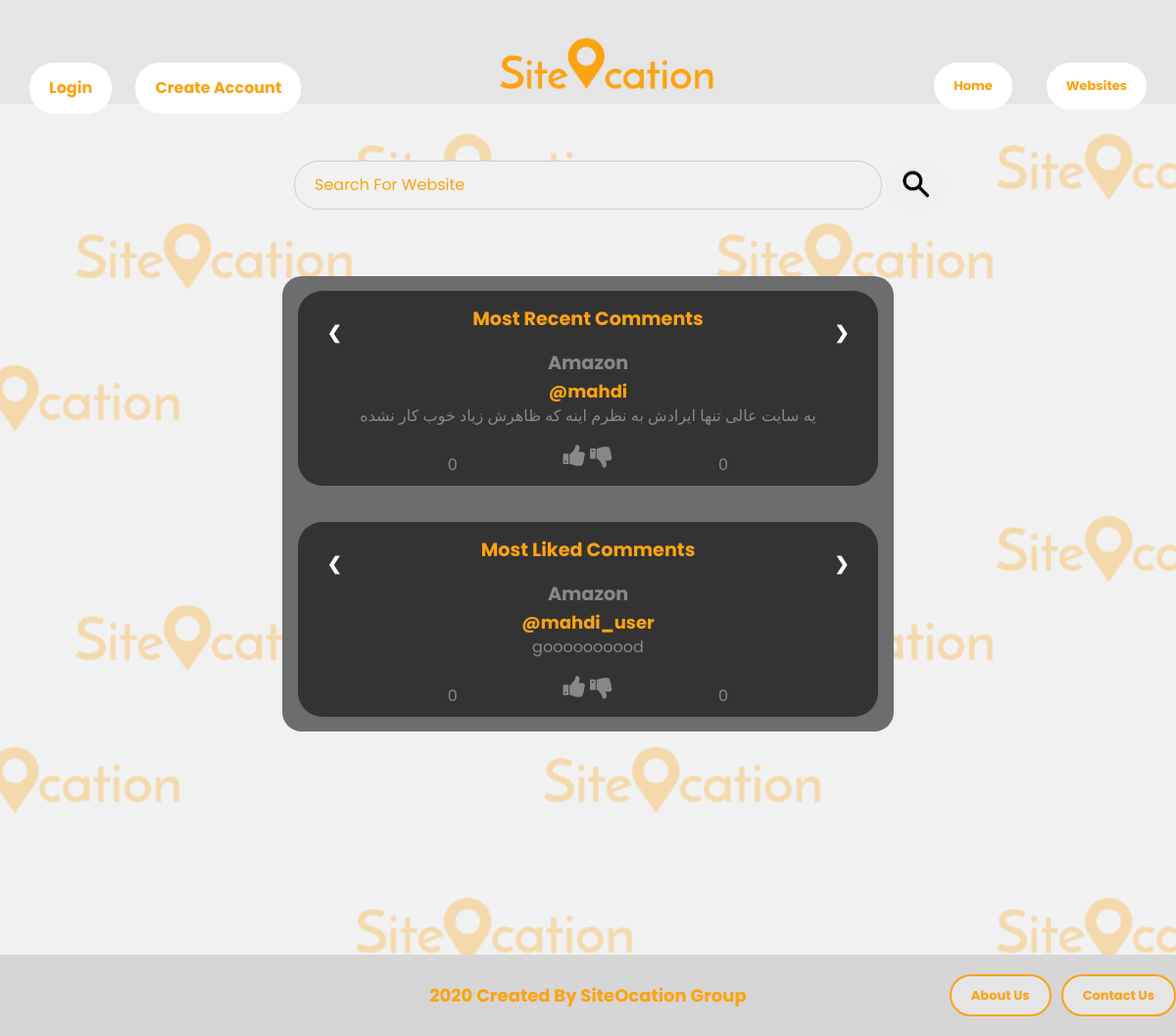
Before: /home/ with the older database file.
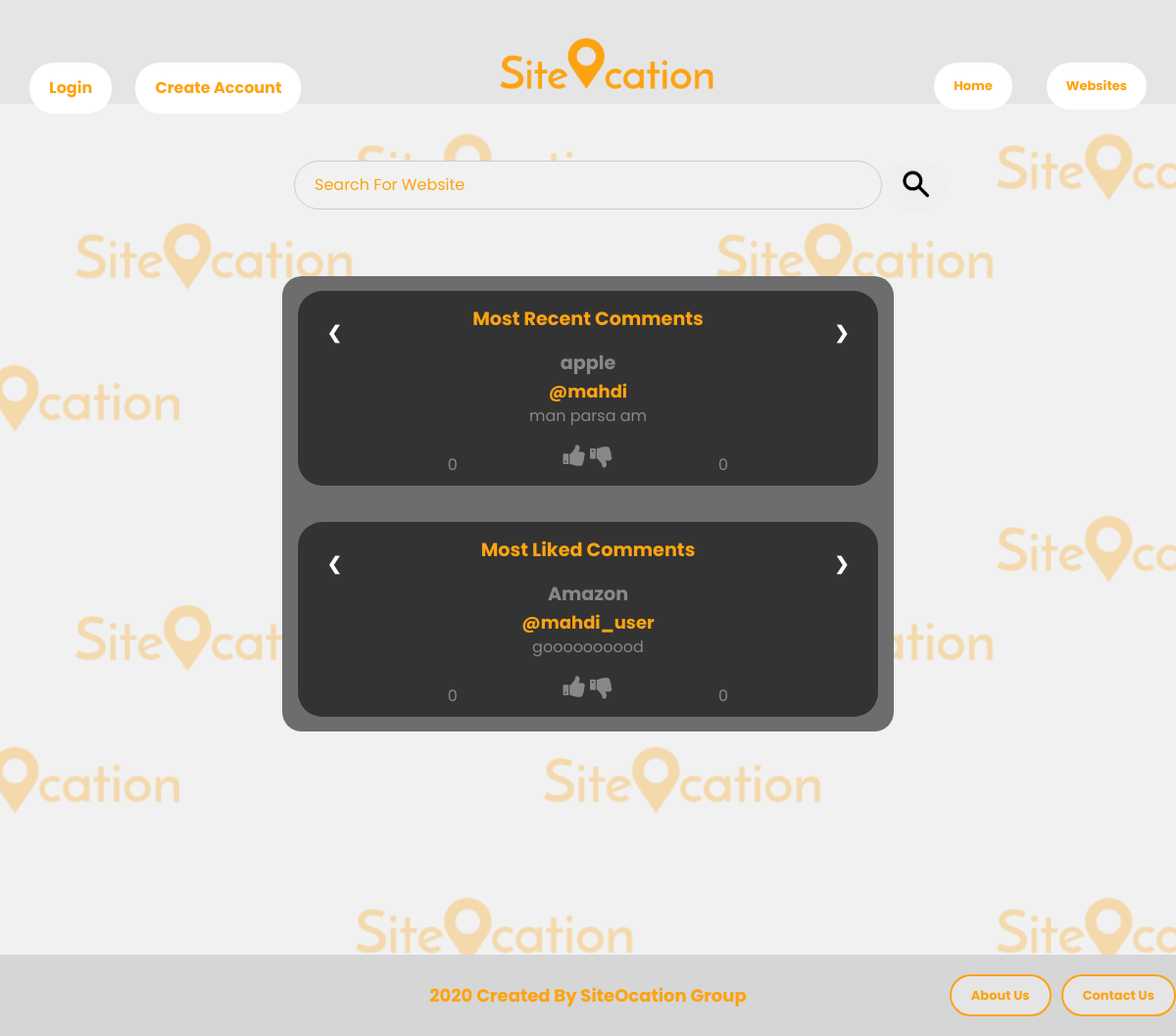
After: the same page with the newer database file.
### website/models.py (models this page shows, shortened)
class Comment(models.Model):
    comment_id = models.AutoField(primary_key=True)
    website_id = models.ForeignKey(Website, on_delete=models.CASCADE)
    user_id = models.ForeignKey(Profile, on_delete=models.CASCADE)
    modified = models.DateTimeField(auto_now_add=True, help_text='When was this page created?')
    comment = models.CharField(max_length=600)
    likes = models.PositiveIntegerField(default=0)
    dislikes = models.PositiveIntegerField(default=0)
    rate_to_web = models.PositiveSmallIntegerField(blank=True, null=True, )
    reply = models.ForeignKey("self", blank=True, null=True, on_delete=models.CASCADE, related_name='+')
    def get_likes_count(self):
        return CommentLikes.objects.filter(comment=self.comment_id).count()
    def get_dislikes_count(self):
        return CommentDislike.objects.filter(comment=self.comment_id).count()

class Website(models.Model):
    website_domain_name = models.CharField(unique=True, max_length=71, primary_key=True,
                                           help_text='Website hostname without sub-domain and top-level-domain')
    name = models.CharField(max_length=200, unique=True, blank=False)
    description = models.TextField(max_length=1000, help_text='Enter a brief description of the website')
    founded = models.DateField(help_text='When was this website created?', blank=True, null=True, )
    modified = models.DateTimeField(auto_now_add=True, help_text='When was this page created?')
    writen_by = models.ForeignKey(Profile, on_delete=models.SET_NULL, null=True)
    founders = models.ManyToManyField(Founder, help_text='Who made this website?', blank=True)
    industry = models.ManyToManyField(Industry, help_text='Select a type for this website', blank=True)
    subsidiaries = models.ManyToManyField("self", max_length=200, blank=True,
                                          help_text='the companies that is owned or controlled by this company')
    brand_picture = models.ImageField(upload_to='img', null=True, blank=True,
                                      help_text="Upload the picture of website's brand.")
    headquarters = models.CharField(max_length=200,
                                    help_text='The location where most of the important'
                                              + ' functions of an organization are coordinated.',
                                    blank=True)
    numberOfEmployees = models.CharField(max_length=200, null=True, blank=True)
    areaServed = models.ForeignKey(AreaServed, on_delete=models.SET_NULL, null=True)
    likes = models.PositiveIntegerField(default=0)
    dislikes = models.PositiveIntegerField(default=0)
    class Meta:
        ordering = ['-likes', 'dislikes', 'name']
    def __str__(self):
        return self.name
    def get_absolute_url(self):
        return reverse('website-detail', args=[str(self.website_domain_name)])

class Profile(models.Model):
    user = models.OneToOneField(User_in_built, on_delete=models.CASCADE, primary_key=True)
    user_picture = models.ImageField(upload_to='img', help_text="Upload the picture of user.", blank=True, null=True, )
    bio = models.CharField(max_length=50, blank=True, null=True, )
    date_of_birth = models.DateField(default=timezone.now)
    class Meta:
        ordering = ['user__username']
    def get_absolute_url(self):
        return reverse('user-detail', args=[str(self.user.id)])

### website/views.py (the view, shortened to what this page needs)
# urls.py: 2. Add a URL to urlpatterns:  path('', views.home, name='home')
def home(request):
    is_logged = request.session.get('is_logged', False)
    recent_comments = Comment.objects.order_by('-modified')[:10]
    liked_comments = Comment.objects.order_by('-likes')[:10]
    if request.method == 'POST':
        sign_up_form = SignUpForm(request.POST)
        if sign_up_form.is_valid():
            user_saved = sign_up_form.save()
            user_saved.refresh_from_db()
            user_saved.save()
            username = sign_up_form.cleaned_data.get('username')
            raw_password = sign_up_form.cleaned_data.get('password1')
            user = authenticate(username=username, password=raw_password)
            login(request, user)
            return redirect('home')
    else:
        sign_up_form = SignUpForm()
    context = {
        'recent_comments': recent_comments,
        'is_logged': is_logged,
        'liked_comments': liked_comments,
        'sign_up_form': sign_up_form,
    }
    return render(request, 'home.html', context=context)

### website/forms.py
class SignUpForm(UserCreationForm):
    first_name = forms.CharField(max_length=30, required=False, help_text='Optional.')
    last_name = forms.CharField(max_length=30, required=False, help_text='Optional.')
    email = forms.EmailField(max_length=254, help_text='Required. Inform a valid email address.')
    class Meta:
        model = User
        fields = ('username', 'email', 'first_name', 'last_name', 'password1', 'password2',)

### website/templates/home.html (shortened to what this page needs)
{% extends "Main-a.html" %}
{% load static %}
{% load widget_tweaks %}
{% block content %}
<div class="Body">
    <form method="post">
        <input class="input" style="width: 50%; margin-left: 25%;" type="text" placeholder="Search For Website" name="input_search">
        <button class="searchBtn" type="submit"><img class="searchPic" src="{% static 'images/search.png' %}"></button>
    </form>
    <div class="commentPlace" style="padding: 1.25% 0;">
        <div style="width: 95%; margin-left: 2.5%;" class="w3-content">
            {% for comment in recent_comments %}
            <div class="mySlides" style="margin-top: 0;">
                <div>
                    <a class="prev" onclick="plusSlides(-1)">&#10094;</a>
                    <a class="next" onclick="plusSlides(1)">&#10095;</a>
                </div>
                <p class="most">Most Recent Comments</p>
                <a class="website-tag-comment" href="{{ comment.website_id.get_absolute_url }}">
                    {{ comment.website_id }}
                </a><br>
                <a class="Comment" href="{{ comment.user_id.get_absolute_url }}">
                    @{{ comment.user_id.user.username }}
                </a>
                <p class="p-comment">
                    {{ comment.comment }}
                </p>
                <div class="likey">
                    <p class="like-count">{{ comment.get_likes_count }}</p>
                    <p class="dislike-count">{{ comment.get_dislikes_count }}</p>
                    {% if user.is_authenticated %}
                        <button class="like"><span class="fa fa-thumbs-up"></span></button>
                        <button class="like"><span class="fa fa-thumbs-down"></span></button>
                    {% else %}
                        <span class="fa fa-thumbs-up like2"></span>
                        <span class="fa fa-thumbs-down like2"></span>
                    {% endif %}
                </div>
            </div>
            {% endfor %}
        </div>
        <div style="width: 95%; margin-left: 2.5%; margin-top: -2%;" class="w3-content">
            {% for comment in liked_comments %}
                <div class="mySlides2">
                    <div>
                        <a class="prev" onclick="plusSlides1(-1)">&#10094;</a>
                        <a class="next" onclick="plusSlides1(1)">&#10095;</a>
                    </div>
                    <p class="most">Most Liked Comments</p>
                    <a class="website-tag-comment" href="{{ comment.website_id.get_absolute_url }}">
                        {{ comment.website_id }}
                    </a><br>
                    <a class="Comment" href="{{ comment.user_id.get_absolute_url }}">
                        @{{ comment.user_id.user.username }}
                    </a>
                    <p class="p-comment">
                        {{ comment.comment }}
                    </p>
                    <div class="likey">
                        <p class="like-count">{{ comment.get_likes_count }}</p>
                        <p class="dislike-count">{{ comment.get_dislikes_count }}</p>
                        {% if user.is_authenticated %}
                            <button class="like"><span class="fa fa-thumbs-up"></span></button>
                            <button class="like"><span class="fa fa-thumbs-down"></span></button>
                        {% else %}
                            <span class="fa fa-thumbs-up like2"></span>
                            <span class="fa fa-thumbs-down like2"></span>
                        {% endif %}
                    </div>
                </div>
            {% endfor %}
        </div>
        </div>
</div>
{% endblock %}

Changed rows visible on the page:
no longer on this page (row unchanged): Comment: website_id "Amazon", user_id.user.username "mahdi", comment "یه سایت عالی تنها ایرادش به نظرم اینه که ظاهرش زیاد خوب کار نشده", get_likes_count "0", get_dislikes_count "0"
added Comment: website_id "apple", user_id.user.username "mahdi", comment "man parsa am", get_likes_count "0", get_dislikes_count "0"
